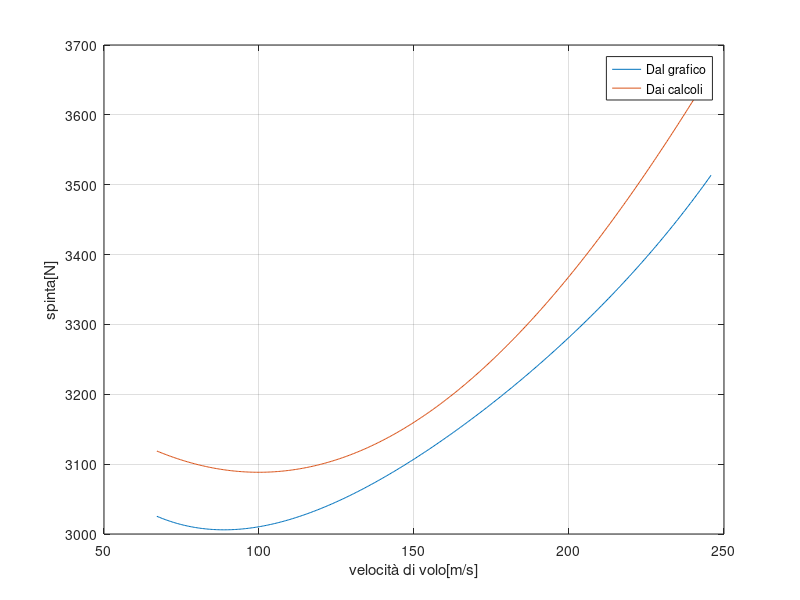

The MATLAB script that drew this image:
clear
close all
clc

%% dati Jumo004-B-4

% vettore delle spinte prese dal grafico ogni 50mph
thr= [680; 675; 680; 690; 700; 720; 740; 760; 790];
vel = 150:50:550;         
vv = linspace(150, 550, 401);
p4 = polyfit(vel, thr, 4);
p_val4 = polyval(p4, vv);
thr = thr.*0.4536.*9.81;
thr = thr';

% area di ingresso
D_in = 20;
D_interno = 7; %assumiamo che l'albero motore abbia diametro (vedi foto)
D_in = D_in*2.54/100;
D_interno = D_interno*2.54/100;
A_in = pi*D_in^2/4 - pi*D_interno^2/4;

% diffusore
pi_d=0.97;

% compressore
beta_c=3.5;
eta_c_m=0.95; 
eta_c=0.78;

% burner
eta_b=0.95;
pi_b=0.95;
deltaH=41.868*10^6;
T3_t = 754.40+273.15; %T in camera di combustione

%turbina
eta_t = 0.795;
eta_t_m=0.95;

%ugello
eta_n=0.97;

% area di efflusso
A_e = 0.1020; %si considera costante oltre 8000m (preso dal BMW003)


%% dati quota 30000ft

%aria
gamma_a=1.4;
R_a = 287;
cp_a=1004;

%gas combusti
gamma_gc=1.33;
R_gc=286.6;
cp_gc=1155;

%quota
z = 9144;
p_amb0 = 101325;
T_amb0 = 288.15;
rho_amb0 = 1.225;
a=0.0065;
g = 9.81;
T0=T_amb0-a*z;
P0=p_amb0*(1-(a*z)/T_amb0).^(g/(R_a*a));
rho0=P0/(R_a*T0);


%% risoluzione ciclo termodinamico

% inizializzazione vettori
THRUST = [];
m_a = [];
v_in = [];
v_e = [];
M_e = [];
m_norm = [];
f = [];
eta_p = [];
eta_ter = [];
eta_glob = [];
TSFC = [];
I_sp = [];
M_in = [];
A0 = [];
v_comp = [];

% ciclo per ogni velocità 
v_volo = [150:50:550]; 
for i = 1:length(v_volo)
v_vol = v_volo(i).*1.609/3.6;
a_volo = sqrt(gamma_a*R_a*T0);
M_volo = v_vol./a_volo;
T0_t = T0.*(1+(gamma_a-1)./2.*M_volo.^2);
P0_t = P0.*(1+(gamma_a-1)./2.*M_volo.^2).^(gamma_a/(gamma_a-1));
rho0_t = rho0.*(1+(gamma_a-1)./2.*M_volo.^2).^(1/(gamma_a-1));

%% 0--->1: diffusore
P1_t = pi_d.*P0_t;
T1_t = T0_t;

%% 1--->2: compressore
P2_t = beta_c.*P1_t;
T2_ad = T1_t.*beta_c.^((gamma_a-1)/gamma_a);
T2_t = T1_t + (T2_ad-T1_t)./eta_c;

%% 2--->3: burner
P3_t = pi_b.*P2_t;
ff=(cp_a.*T2_t-cp_gc.*T3_t)./(cp_gc.*T3_t-eta_b.*deltaH);
f = [f,ff];

%% 3--->4: turbina
T4_t=T3_t-(cp_a.*(T2_t-T1_t))./(eta_c_m.*eta_t_m.*(1+ff).*cp_gc);
T4_ad=T3_t+(T4_t-T3_t)./eta_t;
P4_t=P3_t.*(T3_t./T4_ad).^(gamma_gc/(1-gamma_gc));
T5_t=T4_t;

%% 4--->5: ugello
% ipotesi OE
P5_st=P0;
T5_st_i=T4_t.*(P4_t./P5_st).^((1-gamma_gc)/gamma_gc);
T5_st=T4_t-eta_n.*(T4_t-T5_st_i);
a_e=sqrt(gamma_gc.*R_gc.*T5_st);
v_ee=sqrt(2*cp_gc.*(T5_t-T5_st));
M_ee=v_ee./a_e;
rho_e=P5_st./(R_gc.*T5_st);
m_tot = rho_e.*A_e.*v_ee; %aria già spillata 
m_a_a = (m_tot./(1+ff))/0.98; %considero il 2% di spillamento di portata dal compressore
m_f = ff.*m_a_a;
TH= m_tot.*v_ee - m_a_a.*v_vol;

% sottoespansione
if (M_ee > 1)
    M_ee = 1;
    T5_st = T4_t.*(2./(gamma_gc+1));
    T5_st_i = T4_t + (T5_st-T4_t)./eta_n;
    P5_st = P4_t.*(T5_st_i./T4_t).^(gamma_gc/(gamma_gc-1));
    v_ee = sqrt(2.*cp_gc.*(T4_t-T5_st));
    a_e = sqrt(gamma_gc.*R_gc.*T5_st);
    M_ee = v_ee./a_e; %check
    rho_e=P5_st./(R_gc.*T5_st);
    m_tot = rho_e.*A_e.*v_ee;
    m_a_a = (m_tot./(1+ff))/0.98; %considero il 2% di spillamento di portata dal compressore
    m_f = ff.*m_a_a;
    m_norm_ = m_a_a./(A_e.*P4_t).*sqrt(R_gc.*T4_t);
    m_norm = [m_norm,m_norm_];
    TH= m_tot.*v_ee - m_a_a.*v_vol + A_e.*(P5_st-P0);
end

THRUST = [THRUST, TH];
v_e = [v_e,v_ee];
M_e = [M_e,M_ee];
m_a = [m_a, m_a_a];

%% tubo di flusso di cattura (considerando flusso adiabatico isoentropico)
A0_ = m_a_a./(rho0.*v_vol);
A0 = [A0,A0_];
a0 = sqrt(gamma_a*R_a*T0);
M0 = v_vol./a0;

P1_tt = P0_t;
T1_tt = T0_t;

v0 = v_vol;
fun = @(v1) log(A_in/A0_) + log(v1/v0) + ...
            cp_a/(gamma_a*R_a)*log((gamma_a*R_a*T1_tt- ...
            gamma_a*R_a*v1^2/(2*cp_a))/(gamma_a*R_a*T1_tt- ...
            gamma_a*R_a*v0^2/(2*cp_a)));
v_guess = 100;
v1 = fzero(fun, v_guess);
T1 = T1_tt - v1^2/(2*cp_a);
a1 = sqrt(gamma_a*R_a*T1);
M1 = v1/a1;
P1 = P1_tt/(1+(gamma_a-1)/2*M1^2)^(gamma_a/(gamma_a-1));
rho1 = P1/(R_a*T1);

v_in = [v_in,v1];
M_in = [M_in,M1];

%% presa d'aria
Pt_presa = pi_d.*P1_tt;
Tt_presa = T1_tt;
M2 = 0.3; %assunto
P2 = Pt_presa./(1+(gamma_a-1)/2.*M2.^2).^(gamma_a/(gamma_a-1));
T2 = Tt_presa./(1+(gamma_a-1)/2.*M2.^2);
a2 = sqrt(gamma_a*R_a.*T2);
v2 = M2.*a2;
v_comp = [v_comp,v2];

%% Prestazioni
P_p = TH.*v_vol;
P_dis = 1/2.*m_tot.*(v_ee-v_vol).^2;
P_av = m_f.*deltaH;
eta_p_ = P_p./(P_p+P_dis);
eta_ter_ = (P_p+P_dis)./P_av;
eta_glob_ = eta_p_.*eta_ter_;
tsfc = m_f./TH.*3600;
I_sp_ = TH./m_a_a;

eta_p = [eta_p,eta_p_];
eta_ter = [eta_ter,eta_ter_];
eta_glob = [eta_glob,eta_glob_];
TSFC = [TSFC, tsfc];
I_sp = [I_sp,I_sp_];
end

THRUST
thr

%% calcolo errore percentuale
err = [];
for i=1:length(thr)
    err(i) = abs(THRUST(i)-thr(i))/thr(i)*100;
end
err

%% grafici
vel2 = vel.*1.609./3.6;
vv_ms = vv.*1.609./3.6;
p_val_N = p_val4.*0.4536.*9.81;
p4_th = polyfit(vel2,THRUST,4);
p_val_th = polyval(p4_th,vv_ms);
figure
plot(vv_ms,p_val_N)
xlabel('velocità di volo[m/s]')
ylabel('spinta[N]')
hold on 
grid on
plot(vv_ms,p_val_th)
legend('Dal grafico','Dai calcoli')
